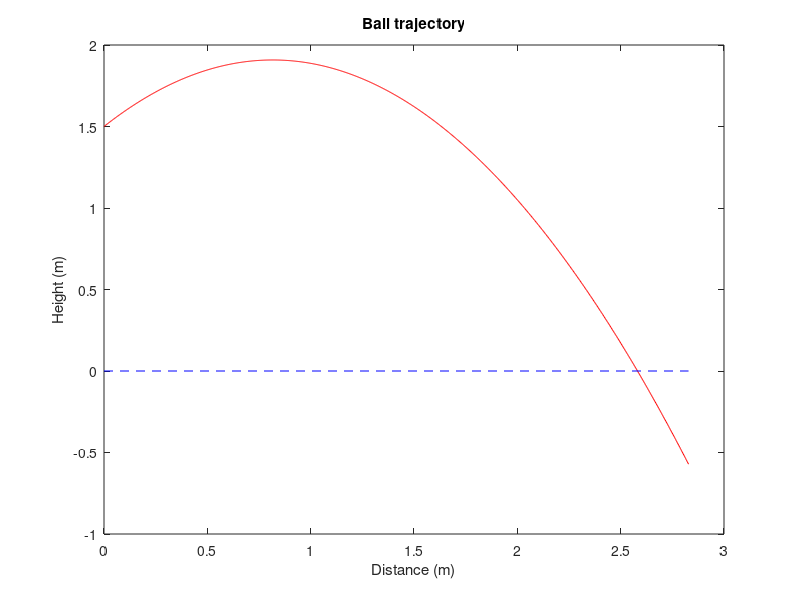

The MATLAB source for this figure:
% define some constants
initHeight  = 1.5;
graAcc      = 9.8;
initVel     = 4;
initRad     = 45;

tVec        = linspace(0, 1, 1000);

% distance
x = initVel * cos(initRad * pi / 180) .* tVec;

% height
y = initHeight + initVel * sin(initRad * pi / 180) .* tVec - (graAcc .* tVec.^2) ./2;

% find index when  height = 0
indexMat = find(y < 0);
index = min(indexMat);
    %distance at that index
d = x(index);
disp(['The ball hits the ground at the distance of ' num2str(d) ' meters']);

% Plot the ball trajectory
figure;
plot(x, y, 'r');
xlabel('Distance (m)');
ylabel('Height (m)');
title('Ball trajectory');
    % plot ground dashed line
hold on;
plot([0, max(x)], [0 0], '--b');

